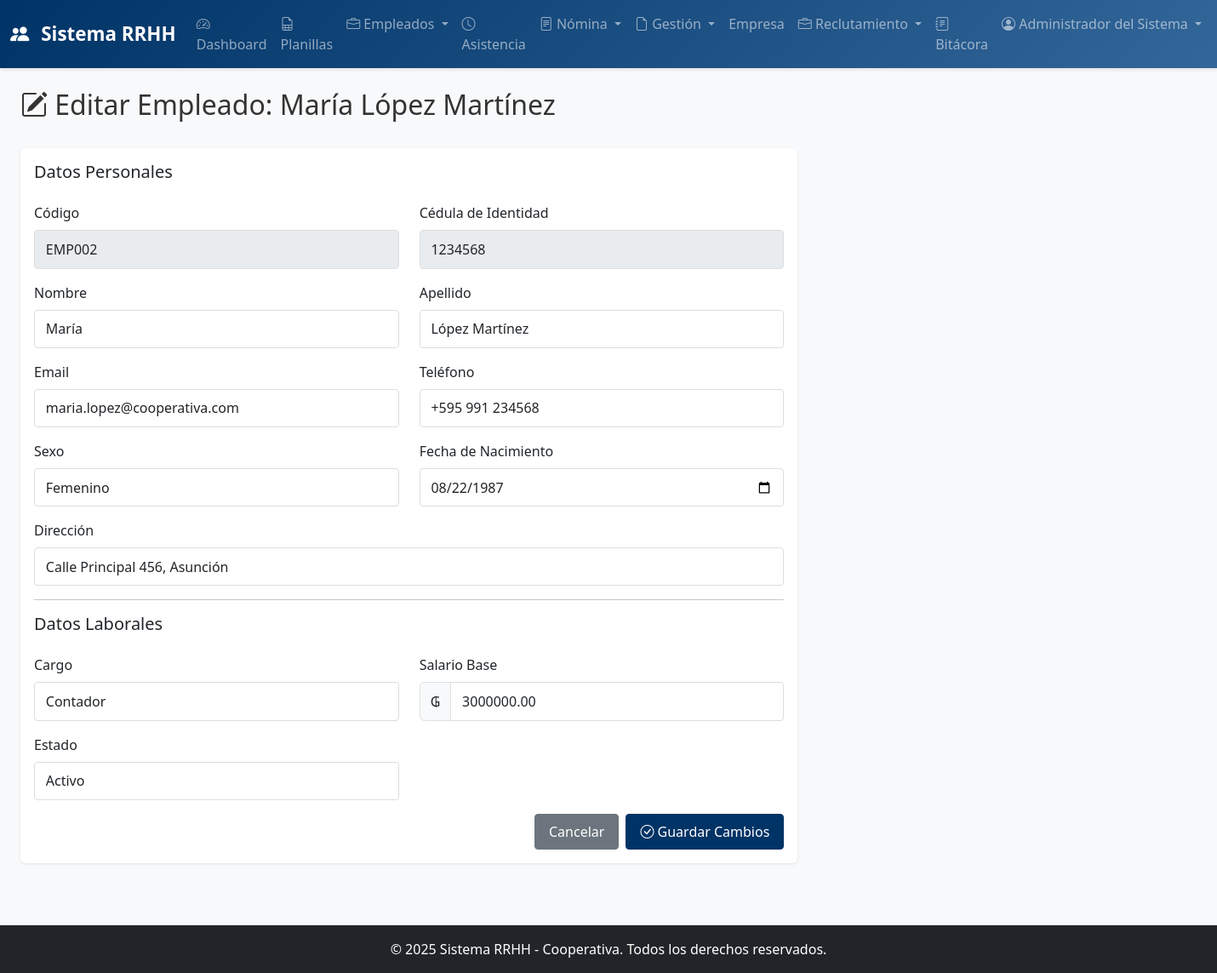
/rrhh/empleados/2/editar (signed in), run on the app's committed database.
### app/models.py (models this page shows, shortened)
class Usuario(UserMixin, db.Model):
    __tablename__ = 'usuarios'
    id = db.Column(db.Integer, primary_key=True)
    nombre_usuario = db.Column(db.String(80), unique=True, nullable=False)
    email = db.Column(db.String(120), unique=True, nullable=False)
    password_hash = db.Column(db.String(255), nullable=False)
    nombre_completo = db.Column(db.String(120), nullable=False)
    rol = db.Column(db.Enum(RoleEnum), default=RoleEnum.ASISTENTE_RRHH, nullable=False)
    activo = db.Column(db.Boolean, default=True)
    fecha_creacion = db.Column(db.DateTime, default=datetime.utcnow)
    ultimo_login = db.Column(db.DateTime)
    bitacoras = db.relationship('Bitacora', backref='usuario', lazy=True, cascade='all, delete-orphan')

class Empleado(db.Model):
    __tablename__ = 'empleados'
    id = db.Column(db.Integer, primary_key=True)
    codigo = db.Column(db.String(20), unique=True, nullable=False, index=True)
    nombre = db.Column(db.String(80), nullable=False)
    apellido = db.Column(db.String(80), nullable=False)
    ci = db.Column(db.String(20), unique=True, nullable=False)
    email = db.Column(db.String(120), unique=True)
    telefono = db.Column(db.String(20))
    cargo_id = db.Column(db.Integer, db.ForeignKey('cargos.id'), nullable=False)
    salario_base = db.Column(db.Numeric(12, 2), nullable=False)
    fecha_ingreso = db.Column(db.Date, nullable=False)
    fecha_retiro = db.Column(db.Date)
    estado = db.Column(db.Enum(EstadoEmpleadoEnum), default=EstadoEmpleadoEnum.ACTIVO)
    fecha_nacimiento = db.Column(db.Date)
    sexo = db.Column(db.String(1))  # M/F
    direccion = db.Column(db.String(255))
    fecha_creacion = db.Column(db.DateTime, default=datetime.utcnow)
    fecha_actualizacion = db.Column(db.DateTime, default=datetime.utcnow, onupdate=datetime.utcnow)
    asistencias = db.relationship('Asistencia', backref='empleado', lazy=True, cascade='all, delete-orphan')
    asistencia_eventos = db.relationship('AsistenciaEvento', backref='empleado', lazy=True, cascade='all, delete-orphan')
    permisos = db.relationship('Permiso', backref='empleado', lazy=True, cascade='all, delete-orphan')
    sanciones = db.relationship('Sancion', backref='empleado', lazy=True, cascade='all, delete-orphan')
    contratos = db.relationship('Contrato', backref='empleado', lazy=True, cascade='all, delete-orphan')
    ingresos_extras = db.relationship('IngresoExtra', backref='empleado', lazy=True, cascade='all, delete-orphan')
    descuentos = db.relationship('Descuento', backref='empleado', lazy=True, cascade='all, delete-orphan')
    liquidaciones = db.relationship('Liquidacion', backref='empleado', lazy=True, cascade='all, delete-orphan')
    vacaciones = db.relationship('Vacacion', backref='empleado', lazy=True, cascade='all, delete-orphan')
    anticipos = db.relationship('Anticipo', backref='empleado', lazy=True, cascade='all, delete-orphan')
    @property
    def nombre_completo(self):
        return f'{self.nombre} {self.apellido}'

class Cargo(db.Model):
    __tablename__ = 'cargos'
    id = db.Column(db.Integer, primary_key=True)
    nombre = db.Column(db.String(120), unique=True, nullable=False)
    descripcion = db.Column(db.Text)
    salario_base = db.Column(db.Numeric(12, 2), nullable=False)
    fecha_creacion = db.Column(db.DateTime, default=datetime.utcnow)
    empleados = db.relationship('Empleado', backref='cargo', lazy=True)

### app/routes/rrhh.py (the view, shortened to what this page needs)
@rrhh_bp.route('/empleados/<int:empleado_id>/editar', methods=['GET', 'POST'])
@login_required
@role_required(RoleEnum.RRHH)
def editar_empleado(empleado_id):
    empleado = Empleado.query.get_or_404(empleado_id)
    cargos = Cargo.query.all()
    return render_template('rrhh/editar_empleado.html', empleado=empleado, cargos=cargos)

### app/routes/rrhh.py (called while the page is built)
def role_required(*roles):
    def decorator(f):
        @wraps(f)
        def decorated_function(*args, **kwargs):
            if current_user.rol not in roles:
                flash('No tienes permiso para acceder a este módulo', 'danger')
                return redirect(url_for('main.dashboard'))
            return f(*args, **kwargs)
        return decorated_function
    return decorator

### app/templates/rrhh/editar_empleado.html (shortened to what this page needs)
{% extends "base.html" %}
{% block content %}
<div class="container-fluid">
    <div class="row mb-4">
        <div class="col-md-12">
            <h2><i class="bi bi-pencil-square"></i> Editar Empleado: {{ empleado.nombre_completo }}</h2>
        </div>
    </div>
    <div class="row">
        <div class="col-md-8">
            <div class="card">
                <div class="card-body">
                    <form method="POST" action="{{ url_for('rrhh.editar_empleado', empleado_id=empleado.id) }}">
                        <h5 class="card-title mb-4">Datos Personales</h5>
                        <div class="row mb-3">
                            <div class="col-md-6">
                                <label for="codigo" class="form-label">Código</label>
                                <input type="text" class="form-control" id="codigo" value="{{ empleado.codigo }}" disabled>
                            </div>
                            <div class="col-md-6">
                                <label for="ci" class="form-label">Cédula de Identidad</label>
                                <input type="text" class="form-control" id="ci" value="{{ empleado.ci }}" disabled>
                            </div>
                        </div>
                        <div class="row mb-3">
                            <div class="col-md-6">
                                <label for="nombre" class="form-label">Nombre</label>
                                <input type="text" class="form-control" id="nombre" name="nombre" value="{{ empleado.nombre }}" required>
                            </div>
                            <div class="col-md-6">
                                <label for="apellido" class="form-label">Apellido</label>
                                <input type="text" class="form-control" id="apellido" name="apellido" value="{{ empleado.apellido }}" required>
                            </div>
                        </div>
                        <div class="row mb-3">
                            <div class="col-md-6">
                                <label for="email" class="form-label">Email</label>
                                <input type="email" class="form-control" id="email" name="email" value="{{ empleado.email or '' }}">
                            </div>
                            <div class="col-md-6">
                                <label for="telefono" class="form-label">Teléfono</label>
                                <input type="text" class="form-control" id="telefono" name="telefono" value="{{ empleado.telefono or '' }}">
                            </div>
                        </div>
                        <div class="row mb-3">
                            <div class="col-md-6">
                                <label for="sexo" class="form-label">Sexo</label>
                                <select class="form-control" id="sexo" name="sexo">
                                    <option value="F" {% if empleado.sexo == 'F' %}selected{% endif %}>Femenino</option>
                                </select>
                            </div>
                            <div class="col-md-6">
                                <label for="fecha_nacimiento" class="form-label">Fecha de Nacimiento</label>
                                <input type="date" class="form-control" id="fecha_nacimiento" name="fecha_nacimiento"
                                       value="{{ empleado.fecha_nacimiento and empleado.fecha_nacimiento.strftime('%Y-%m-%d') or '' }}">
                            </div>
                        </div>
                        <div class="mb-3">
                            <label for="direccion" class="form-label">Dirección</label>
                            <input type="text" class="form-control" id="direccion" name="direccion" value="{{ empleado.direccion or '' }}">
                        </div>
                        <hr>
                        <h5 class="card-title mb-4">Datos Laborales</h5>
                        <div class="row mb-3">
                            <div class="col-md-6">
                                <label for="cargo_id" class="form-label">Cargo</label>
                                <select class="form-control" id="cargo_id" name="cargo_id" required>
                                    {% for cargo in cargos %}
                                    <option value="{{ cargo.id }}" {% if cargo.id == empleado.cargo_id %}selected{% endif %}>{{ cargo.nombre }}</option>
                                    {% endfor %}
                                </select>
                            </div>
                            <div class="col-md-6">
                                <label for="salario_base" class="form-label">Salario Base</label>
                                <div class="input-group">
                                    <span class="input-group-text">₲</span>
                                    <input type="number" class="form-control" id="salario_base" name="salario_base" value="{{ empleado.salario_base }}" required step="0.01">
                                </div>
                            </div>
                        </div>
                        <div class="row mb-3">
                            <div class="col-md-6">
                                <label for="estado" class="form-label">Estado</label>
                                <select class="form-control" id="estado" name="estado" required>
                                    <option value="ACTIVO" {% if empleado.estado.name == 'ACTIVO' %}selected{% endif %}>Activo</option>
                                </select>
                            </div>
                        </div>
                        <div class="d-grid gap-2 d-md-flex justify-content-md-end">
                            <a href="{{ url_for('rrhh.listar_empleados') }}" class="btn btn-secondary">Cancelar</a>
                            <button type="submit" class="btn btn-primary">
                                <i class="bi bi-check-circle"></i> Guardar Cambios
                            </button>
                        </div>
                    </form>
                </div>
            </div>
        </div>
    </div>
</div>
{% endblock %}

### app/templates/base.html (shortened to what this page needs)
<!DOCTYPE html>
<html lang="es">
<head>
    <link href="https://cdn.jsdelivr.net/npm/bootstrap@5.3.0/dist/css/bootstrap.min.css" rel="stylesheet">
    <link rel="stylesheet" href="https://cdn.jsdelivr.net/npm/bootstrap-icons@1.10.0/font/bootstrap-icons.css">
    <link href="https://cdn.datatables.net/1.13.6/css/dataTables.bootstrap5.min.css" rel="stylesheet">
    <link href="https://cdn.jsdelivr.net/npm/sweetalert2@11.7.12/dist/sweetalert2.min.css" rel="stylesheet">
    <link rel="stylesheet" href="{{ url_for('static', filename='css/style.css') }}">
</head>
<body>
    {% if current_user.is_authenticated %}
    <nav class="navbar navbar-expand-lg navbar-dark bg-dark">
        <div class="container-fluid">
            <a class="navbar-brand" href="{{ url_for('main.dashboard') }}">
                <i class="bi bi-people-fill"></i> Sistema RRHH
            </a>
            <div class="collapse navbar-collapse" id="navbarNav">
                <ul class="navbar-nav ms-auto">
                    <li class="nav-item">
                        <a class="nav-link" href="{{ url_for('main.dashboard') }}">
                            <i class="bi bi-speedometer2"></i> Dashboard
                        </a>
                    </li>
                    <li class="nav-item">
                        <a class="nav-link" href="{{ url_for('rrhh.planillas_mtess') }}">
                            <i class="bi bi-file-earmark-spreadsheet"></i> Planillas
                        </a>
                    </li>
                    {% if current_user.rol.name == 'RRHH' %}
                    <li class="nav-item dropdown">
                        <a class="nav-link dropdown-toggle" href="#" role="button" data-bs-toggle="dropdown">
                            <i class="bi bi-briefcase"></i> Empleados
                        </a>
                    </li>
                    <li class="nav-item">
                        <a class="nav-link" href="{{ url_for('rrhh.ver_asistencia') }}">
                            <i class="bi bi-clock"></i> Asistencia
                        </a>
                    </li>
                    <li class="nav-item dropdown">
                        <a class="nav-link dropdown-toggle" href="#" role="button" data-bs-toggle="dropdown">
                            <i class="bi bi-file-text"></i> Nómina
                        </a>
                    </li>
                    <li class="nav-item dropdown">
                        <a class="nav-link dropdown-toggle" href="#" role="button" data-bs-toggle="dropdown">
                            <i class="bi bi-file-earmark"></i> Gestión
                        </a>
                    </li>
                    <li class="nav-item">
                        <a class="nav-link" href="{{ url_for('rrhh.ver_empresa') }}">
                            Empresa
                        </a>
                    </li>
                    <li class="nav-item dropdown">
                        <a class="nav-link dropdown-toggle" href="#" role="button" data-bs-toggle="dropdown">
                            <i class="bi bi-briefcase"></i> Reclutamiento
                        </a>
                    </li>
                    <li class="nav-item">
                        <a class="nav-link" href="{{ url_for('rrhh.ver_bitacora') }}">
                            <i class="bi bi-journal-text"></i> Bitácora
                        </a>
                    </li>
                    {% else %}
                    <li class="nav-item">
                        <a class="nav-link" href="{{ url_for('rrhh.ver_asistencia') }}">
                            <i class="bi bi-clock"></i> Asistencia
                        </a>
                    </li>
                    {% endif %}
                    <li class="nav-item dropdown">
                        <a class="nav-link dropdown-toggle" href="#" role="button" data-bs-toggle="dropdown">
                            <i class="bi bi-person-circle"></i> {{ current_user.nombre_completo }}
                        </a>
                    </li>
                </ul>
            </div>
        </div>
    </nav>
    {% endif %}
    <main class="{% if current_user.is_authenticated %}container-fluid mt-4{% endif %}">
        {% block content %}{% endblock %}
    </main>
    <footer class="bg-dark text-white text-center py-3 mt-5">
        <p class="mb-0">&copy; 2025 Sistema RRHH - Cooperativa. Todos los derechos reservados.</p>
    </footer>
</body>
</html>

### app/static/css/style.css (style rules this page uses)
:root { --primary-color: #003366; --secondary-color: #336699; --success-color: #28a745; --danger-color: #dc3545; --warning-color: #ffc107; --info-color: #17a2b8; }
body { font-family: 'Segoe UI', Tahoma, Geneva, Verdana, sans-serif; background-color: #f8f9fa; color: #333; }
.navbar { background: linear-gradient(135deg, var(--primary-color) 0%, var(--secondary-color) 100%); box-shadow: 0 2px 4px rgba(0, 0, 0, 0.1); }
.navbar-brand { font-weight: 600; font-size: 1.4rem; }
.navbar-brand i { margin-right: 8px; }
.card { border: none; box-shadow: 0 1px 3px rgba(0, 0, 0, 0.1); margin-bottom: 1.5rem; transition: transform 0.2s, box-shadow 0.2s; }
.btn { padding: 0.5rem 1rem; border-radius: 4px; font-weight: 500; transition: all 0.3s ease; }
.btn-primary { background-color: var(--primary-color); border-color: var(--primary-color); }
.form-control, .form-select { border: 1px solid #ddd; border-radius: 4px; padding: 0.6rem 0.8rem; transition: border-color 0.3s, box-shadow 0.3s; }
footer { margin-top: 5rem; border-top: 1px solid #ddd; }
.card { animation: fadeIn 0.3s ease-out; }

### data on the page
Usuario: nombre_completo "Administrador del Sistema"
Empleado: nombre_completo "María López Martínez", codigo "EMP002", ci "1234568", nombre "María", apellido "López Martínez", email "maria.lopez@cooperativa.com", telefono "+595 991 234568", sexo "Femenino", fecha_nacimiento "08/22/1987", direccion "Calle Principal 456, Asunción", cargo_id "Contador", salario_base "3000000.00", estado "Activo"
